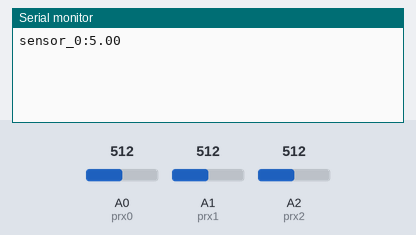
Bench run of a sketch on a simulated Arduino Uno, built with avr-gcc and run on an emulated ATmega328P. Parts: the last lines printed to the serial monitor. Inputs (shaded band) come from the test bench; at power-on: A0 (prx0) = 512, A1 (prx1) = 512, A2 (prx2) = 512.

Above: at 1.2 s.
1.3 s: A0 (prx0) set to 716
At 2.3 s:
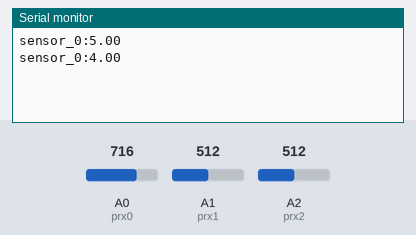
2.8 s: A0 (prx0) set to 900
At 3.7 s:
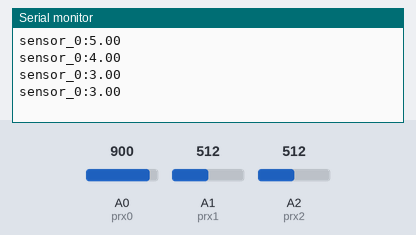
Timing chart, 0 to 5.8 s (numbered marks = the images above; inputs shaded):
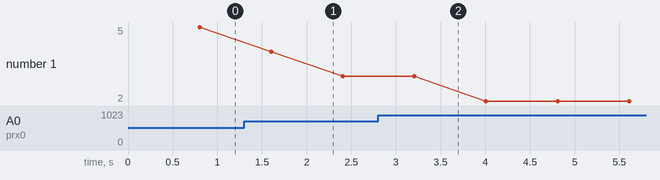

Measured:
- after the input at 1.3 s, the serial monitor: prints a new line after 0.30 s (image 1)
- plotted number 1: 5 → 3 after the input at 1.3 s, 3 → 2 after the input at 2.8 s

The sketch:

sharpIR3.ino
```cpp
// Sharp IR GP2Y0A41SK0F Distance Test
// Sharp IR GP2Y0A41SK0F (4-30cm, analog)

#define prx0 A0
#define prx1 A1
#define prx2 A2

bool flag0 = 0;
bool flag1 = 0;
bool flag2 = 0;
float dist;


void setup() {
  Serial.begin(9600); // start the serial port
}

void loop() {

  // 5v
  float volts0 = analogRead(prx0)*0.0048828125;  // value from sensor * (5/1024)
  int distance0 = 13*pow(volts0, -1);// worked out from datasheet graph

  float volts1 = analogRead(prx1)*0.0048828125;  // value from sensor * (5/1024)
  int distance1 = 13*pow(volts1, -1);

   float volts2 = analogRead(prx2)*0.0048828125;  // value from sensor * (5/1024)
  int distance2 = 13*pow(volts2, -1);


  if (distance0 <= 25){
    flag0=1;
    dist =  get_dist(0,flag0);
    Serial.print("sensor_0:");
    Serial.println(dist);   // print the distance
    flag0=0;
  }
  else if (distance1 <= 25){
    flag1=1;
    dist =  get_dist(1,flag1);
    Serial.print("sensor_1:");
    Serial.println(dist);   // print the distance
    flag1=0;
  }
  else if (distance2 <= 25){
    flag2=1;
    dist =  get_dist(2,flag2);
    Serial.print("sensor_2:");
    Serial.println(dist);   // print the distance
    flag2=0;
  }

}


int get_dist(int prx, bool flag){
  float dist; float out;int dly=160;float v;
  out=0;
  if(flag){
   for (int i=0;i<5;i++){
    if(prx==0){
       v = analogRead(prx0)*0.0048828125;
    }
    else if(prx==1){
       v = analogRead(prx1)*0.0048828125;
    }
    else if(prx==2){
       v = analogRead(prx2)*0.0048828125;
    }
    dist = 13*pow(v, -1);
    out = out+dist;
    delay(dly);
   }
   out = out/5;
   return out;
}
else{
  return 100;
}
}
```
